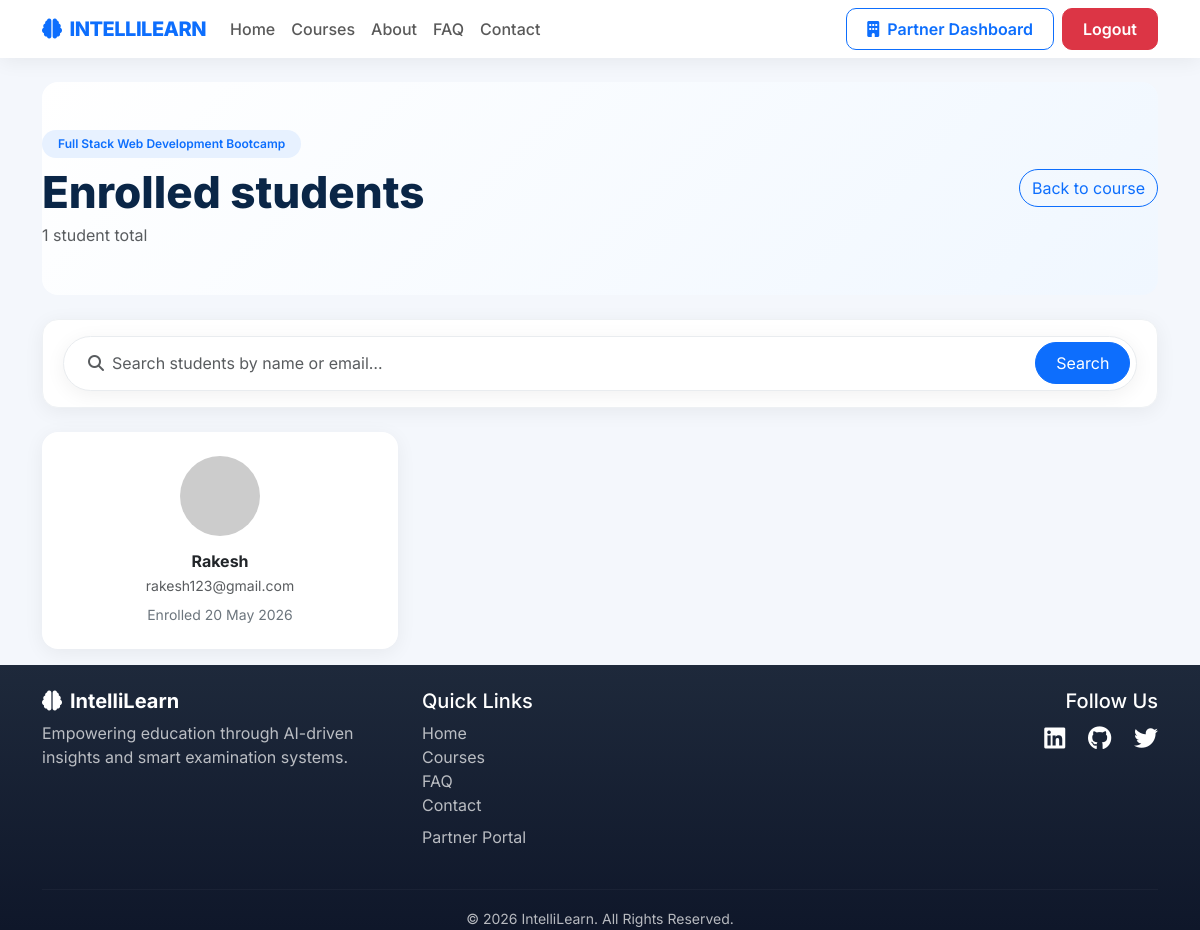
/courses/course/8/students/ (signed in), run on an earlier commit of the app's database.
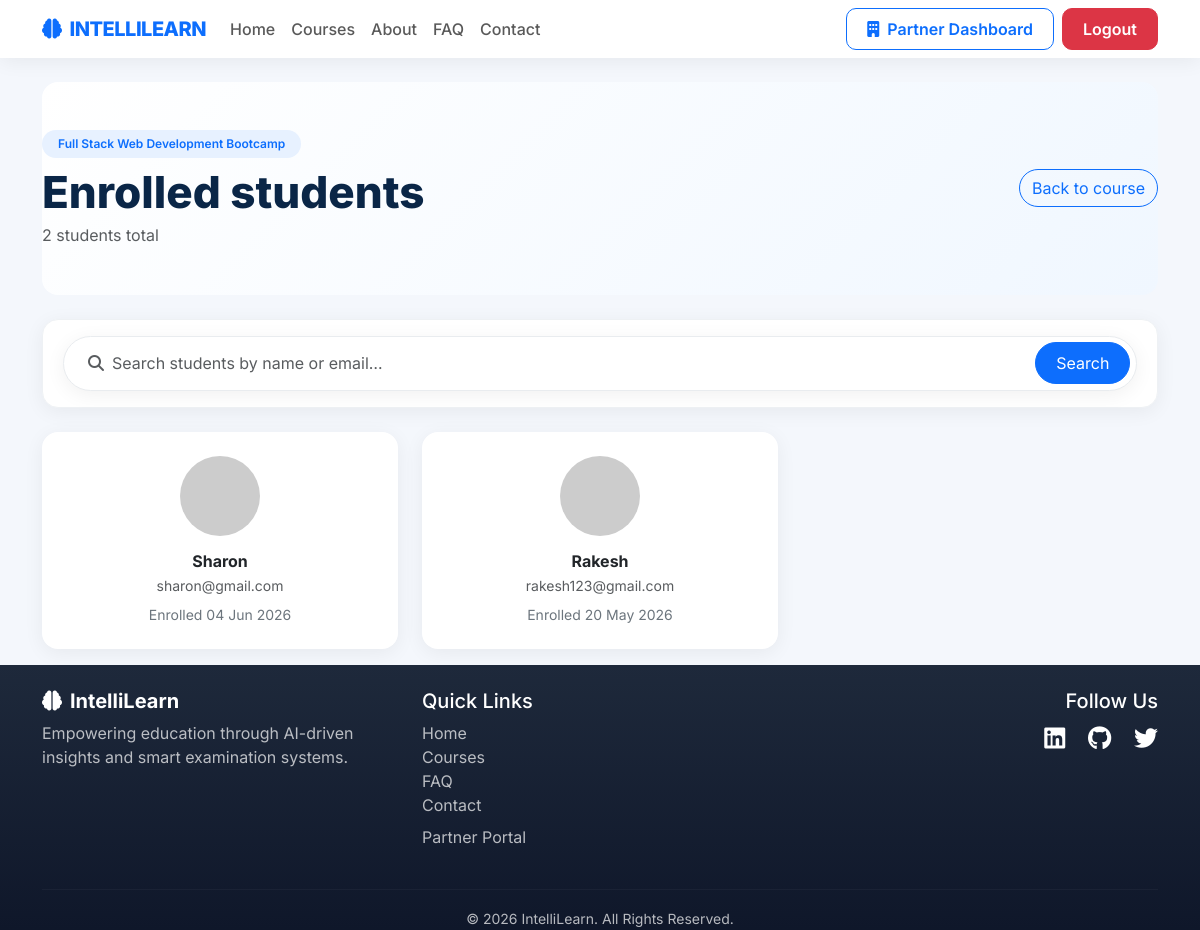
And on a later commit of the database.
### courses/models.py (models this page shows, shortened)
class Enrollment(models.Model):
    student = models.ForeignKey(
        User,
        on_delete=models.CASCADE
    )
    course = models.ForeignKey(
        Course,
        on_delete=models.CASCADE
    )
    enrolled_at = models.DateTimeField(
        auto_now_add=True
    )

### courses/views.py (the view)
@login_required
def course_students(request, pk):
    course = get_object_or_404(Course, pk=pk)
    queryset = Enrollment.objects.filter(
        course=course
    ).select_related('student').order_by('-enrolled_at')
    q = get_search_term(request)
    if q:
        queryset = queryset.filter(
            Q(student__username__icontains=q)
            | Q(student__email__icontains=q)
        )
    page_obj = paginate(request, queryset, per_page=12)
    context = list_page_context(request, page_obj, 'Search students by name or email…')
    context['course'] = course
    context['total_students'] = Enrollment.objects.filter(course=course).count()
    return render(request, 'courses/course_students.html', context)

### main/context_processors.py (called while the page is built)
def user_navigation(request):
    is_institute_user = False
    is_instructor_user = False
    is_student_user = False
    if request.user.is_authenticated:
        is_institute_user = Institute.objects.filter(user=request.user).exists()
        is_instructor_user = Instructor.objects.filter(user=request.user).exists()
        is_student_user = not is_institute_user and not is_instructor_user
    return {
        'is_institute_user': is_institute_user,
        'is_instructor_user': is_instructor_user,
        'is_student_user': is_student_user,
    }

### main/utils.py (called while the page is built)
def get_search_term(request, param='q'):
    return request.GET.get(param, '').strip()

def pagination_query_string(request, exclude=None):
    if exclude is None:
        exclude = {'page'}
    pairs = []
    for key in request.GET:
        if key in exclude:
            continue
        value = request.GET.get(key, '').strip()
        if value:
            pairs.append((key, value))
    return urlencode(pairs)

### courses/templates/courses/course_students.html (shortened to what this page needs)
{% extends 'main/base.html' %}
{% block content %}
<section class="page-hero mb-4" data-il-animate>
    <div class="d-flex flex-column flex-md-row justify-content-between align-items-md-center gap-3">
        <div>
            <span class="badge badge-il-soft mb-2 px-3 py-2 rounded-pill">{{ course.title }}</span>
            <h1 class="page-hero-title mb-1">Enrolled students</h1>
            <p class="text-muted mb-0">{{ total_students }} student{{ total_students|pluralize }} total</p>
        </div>
        <a href="{% url 'course_detail' course.pk %}" class="btn btn-outline-primary rounded-pill">Back to course</a>
    </div>
</section>
{% include 'main/partials/list_toolbar.html' %}
{% if page_obj.object_list %}
<div class="row g-4">
    {% for enrollment in page_obj %}
    <div class="col-lg-4 col-md-6" data-il-animate>
        <div class="card card-il text-center p-4 h-100">
            <img src="https://ui-avatars.com/api/?name={{ enrollment.student.username }}&background=0D6EFD&color=fff&size=72"
                 class="rounded-circle mb-3 mx-auto" alt="">
            <h6 class="fw-bold mb-1">{{ enrollment.student.username }}</h6>
            <p class="text-muted small mb-2">{{ enrollment.student.email }}</p>
            <small class="text-secondary">Enrolled {{ enrollment.enrolled_at|date:"d M Y" }}</small>
        </div>
    </div>
    {% endfor %}
</div>
{% else %}
{% if not has_filters %}
<div class="shadow-sm">{% include 'main/partials/empty_state.html' with icon='fa-user-graduate' title='No students yet' description='Students who enroll will appear here.' %}</div>
{% endif %}
{% endif %}
{% endblock %}

What changed in the data, as far as the page shows it:
added Enrollment: student.username "Sharon", student.email "sharon@gmail.com", enrolled_at "04 Jun 2026"
Also different on the page:
{{ total_students }}: "1" → "2"
